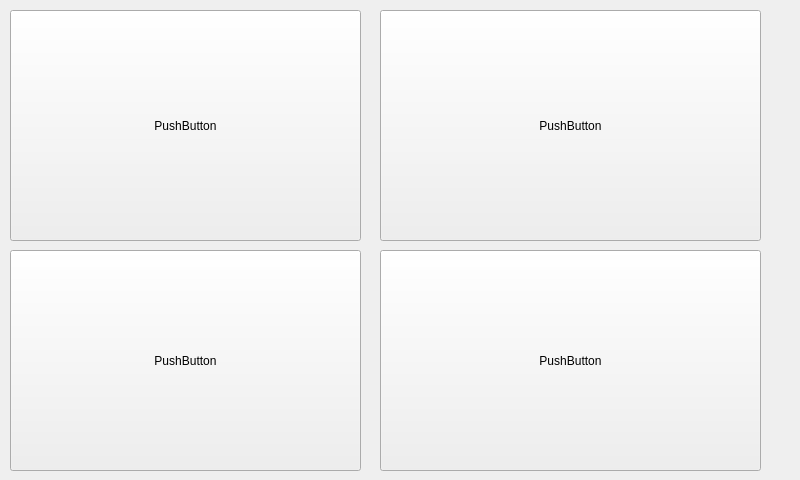
<?xml version="1.0" encoding="UTF-8"?>
<ui version="4.0">
 <class>Widget</class>
 <widget class="QWidget" name="Widget">
  <property name="geometry">
   <rect>
    <x>0</x>
    <y>0</y>
    <width>800</width>
    <height>480</height>
   </rect>
  </property>
  <property name="windowTitle">
   <string>Widget</string>
  </property>
  <widget class="QPushButton" name="pushButton">
   <property name="geometry">
    <rect>
     <x>10</x>
     <y>10</y>
     <width>351</width>
     <height>231</height>
    </rect>
   </property>
   <property name="text">
    <string>PushButton</string>
   </property>
  </widget>
  <widget class="QPushButton" name="pushButton_3">
   <property name="geometry">
    <rect>
     <x>10</x>
     <y>250</y>
     <width>351</width>
     <height>221</height>
    </rect>
   </property>
   <property name="text">
    <string>PushButton</string>
   </property>
  </widget>
  <widget class="QPushButton" name="pushButton_2">
   <property name="geometry">
    <rect>
     <x>380</x>
     <y>10</y>
     <width>381</width>
     <height>231</height>
    </rect>
   </property>
   <property name="text">
    <string>PushButton</string>
   </property>
  </widget>
  <widget class="QPushButton" name="pushButton_4">
   <property name="geometry">
    <rect>
     <x>380</x>
     <y>250</y>
     <width>381</width>
     <height>221</height>
    </rect>
   </property>
   <property name="text">
    <string>PushButton</string>
   </property>
  </widget>
 </widget>
 <layoutdefault spacing="6" margin="11"/>
 <resources/>
 <connections/>
</ui>
